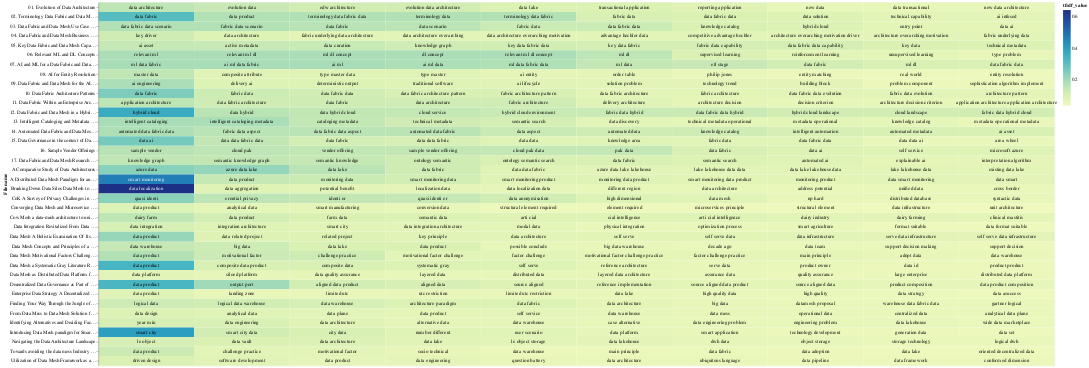

Source (notebook cell):
### Code cell
# save(chart_tfidf, 'tfidf_heatmap.html')
chart_tfidf

### Figure 1 — Vega-Lite specification as saved in the notebook (floating-point values rounded to 4 significant figures; data arrays with more than 128 entries replaced by an {"elided": "..."} marker saying what was removed)
{"config": {"view": {"continuousWidth": 300, "continuousHeight": 300}}, "layer": [{"mark": {"type": "rect"}, "encoding": {"color": {"field": "tfidf_value", "type": "quantitative"}, "text": {"field": "topic_word", "type": "nominal"}, "x": {"axis": null, "field": "rank", "type": "ordinal"}, "y": {"field": "Filename", "type": "nominal"}}, "transform": [{"window": [{"op": "rank", "field": "", "as": "rank"}], "groupby": ["Filename"], "sort": [{"field": "tfidf_value", "order": "descending"}]}]}, {"mark": {"type": "text", "baseline": "middle"}, "encoding": {"color": {"condition": {"test": "(datum.tfidf_value >= 0.4)", "value": "white"}, "value": "black"}, "text": {"field": "topic_word", "type": "nominal"}, "x": {"axis": null, "field": "rank", "type": "ordinal"}, "y": {"field": "Filename", "type": "nominal"}}, "transform": [{"window": [{"op": "rank", "field": "", "as": "rank"}], "groupby": ["Filename"], "sort": [{"field": "tfidf_value", "order": "descending"}]}]}], "data": {"name": "data-e518ea8ac977c7d2bce19043b1012bdf"}, "width": 2000, "$schema": "https://vega.github.io/schema/vega-lite/v5.16.3.json", "datasets": {"data-e518ea8ac977c7d2bce19043b1012bdf": {"elided": "380 records"}}}
